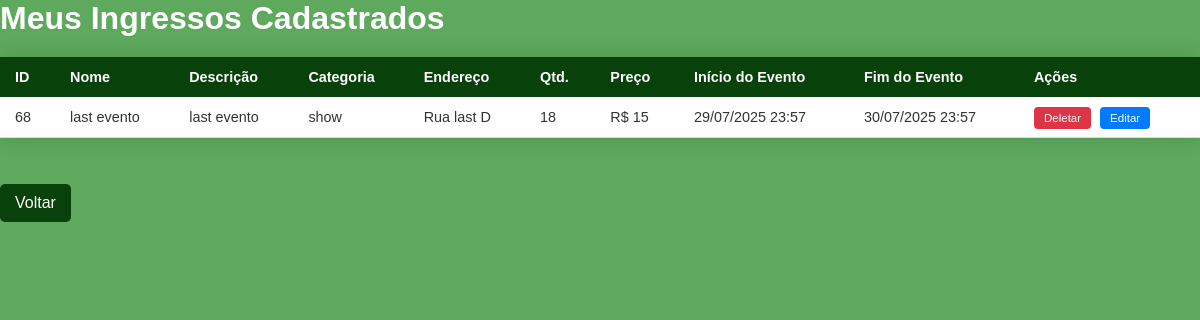
The app's page /produtos/listar_produto.php (signed in) with its own data.
### tables this page shows
CREATE TABLE "ingressos" (
	"id"	INTEGER,
	"nome"	TEXT NOT NULL,
	"descricao"	TEXT,
	"preco"	REAL NOT NULL,
	"quantidade"	INTEGER NOT NULL,
	"quantidade_reservada"	INTEGER DEFAULT 0,
	"data_reserva"	INTEGER,
	"id_usuario"	NUMERIC NOT NULL,
	"data_evento"	TEXT,
	"data_evento_fim"	TEXT,
	"id_usuario_reserva"	INTEGER, caminho_imagem TEXT, endereco TEXT, tipo_evento TEXT,
	PRIMARY KEY("id" AUTOINCREMENT),
	FOREIGN KEY("id_usuario") REFERENCES "usuarios"("id")
);

### src/Database.php (called while the page is built, shortened)
<?php
class Database {
    private static ?PDO $conn = null;
    public static function conectar():PDO{
        if (self::$conn === null) {
            try{
                $caminhoBanco = __DIR__ . '/../sql/database.db';
                self::$conn = new PDO("sqlite:" . $caminhoBanco);
                self::$conn->setAttribute(PDO::ATTR_ERRMODE, PDO::ERRMODE_EXCEPTION);
            } catch (PDOException $e){
                die("Erro ao conectar com o banco: " . $e->getMessage());
            }
        }
        return self::$conn;
    }
}

### src/Models/Produto.php (called while the page is built, shortened)
<?php
class Produto extends Model{
    protected function getTableName(): string
    {
    return 'ingressos';
    }
    public function mostrarEvento(int $id_usuario){
        try{
            $stmt = $this->pdo->prepare("SELECT * FROM {$this->tabela} WHERE id_usuario = :id_usuario ORDER BY id DESC");
            $stmt->execute([':id_usuario' => $id_usuario]);
            return $stmt->fetchAll();
        } catch (PDOException $e){
        die("Erro ao executar tarefa: " . $e->getMessage());
        }
    }
}

### src/Core/Model.php (called while the page is built, shortened)
<?php
abstract class Model{
    public function __construct()
    {
        $this->pdo = Database::conectar();
        $this->tabela = $this->getTableName();
    }
}

### views/listar_produto_view.php (the view, shortened to what this page needs)
<!DOCTYPE html>
<html lang="pt-br">
<head>
    <link rel="stylesheet" href="/Public/css/style.css">
</head>
<body>
    <h1>Meus Ingressos Cadastrados</h1>
    <table class="tabela-dados">
        <thead>
            <tr>
                <th>ID</th>
                <th>Nome</th>
                <th>Descrição</th>
                <th>Categoria</th>
                <th>Endereço</th>
                <th>Qtd.</th>
                <th>Preço</th>
                <th>Início do Evento</th>
                <th>Fim do Evento</th>
                <th>Ações</th>
            </tr>
        </thead>
        <tbody>
            <?php foreach ($listar as $produto): ?>
                <tr>
                    <td><?= htmlspecialchars($produto['id']) ?></td>
                    <td><?= htmlspecialchars($produto['nome']) ?></td>
                    <td><?= htmlspecialchars($produto['descricao']) ?></td>
                    <td><?= htmlspecialchars($produto['tipo_evento']) ?></td>
                    <td><?= htmlspecialchars($produto['endereco']) ?></td>
                    <td><?= htmlspecialchars($produto['quantidade']) ?></td>
                    <td>R$ <?= htmlspecialchars($produto['preco']) ?></td>
                    <td><?= date('d/m/Y H:i', strtotime($produto['data_evento'])) ?></td>
                    <td><?= date('d/m/Y H:i', strtotime($produto['data_evento_fim'])) ?></td>
                    <td>
                        <a href="/Public/produtos/excluir_produto.php?id=<?= $produto['id'] ?>" class="acao-btn deletar-btn">Deletar</a>
                        <a href="/Public/produtos/editar_produto.php?id=<?= $produto['id'] ?>" class="acao-btn editar-btn">Editar</a>
                    </td>
                </tr>
            <?php endforeach; ?>
        </tbody>
    </table>
    <br><br>
    <a href="/Public/index.php" class="botao">Voltar</a>
</html>

### Public/css/style.css (style rules this page uses)
* { margin: 0; padding: 0; box-sizing: border-box; }
:root { --verde-escuro: #09410a; --verde-claro: #5ea95e; --creme-fundo: rgba(245, 245, 220, 0.85); --creme-card: #f5f5dc; --fonte-logo: 'Intro Caps', sans-serif; --fonte-texto: 'Nice Chalk', sans-serif; }
body { background-color: var(--verde-claro); background-image: url('../images/imagem de fundo.jpg'); background-size: cover; background-position: center; background-blend-mode: multiply; color: white; font-family: var(--fonte-texto); }
.botao { display: inline-block; padding: 10px 15px; margin: 10px 0; background-color: #09410a; color: white; text-decoration: none; border-radius: 5px; border: none; cursor: pointer; }
.tabela-dados { width: 100%; border-collapse: collapse; margin-top: 20px; font-size: 0.9em; font-family: sans-serif; box-shadow: 0 0 20px rgba(0, 0, 0, 0.15); background-color: white; color: #333; }
.tabela-dados thead tr { background-color: var(--verde-escuro); color: #ffffff; text-align: left; }
.tabela-dados th, .tabela-dados td { padding: 12px 15px; }
.tabela-dados tbody tr { border-bottom: 1px solid #dddddd; }
.acao-btn { padding: 5px 10px; border-radius: 4px; color: white; text-decoration: none; font-size: 0.8em; margin-right: 5px; }
.editar-btn { background-color: #007bff; }
.deletar-btn { background-color: #dc3545; }

### records on screen
ingressos: id "68", nome "last evento", descricao "last evento", tipo_evento "show", endereco "Rua last D", quantidade "18", preco "15", data_evento "29/07/2025 23:57", data_evento_fim "30/07/2025 23:57"
